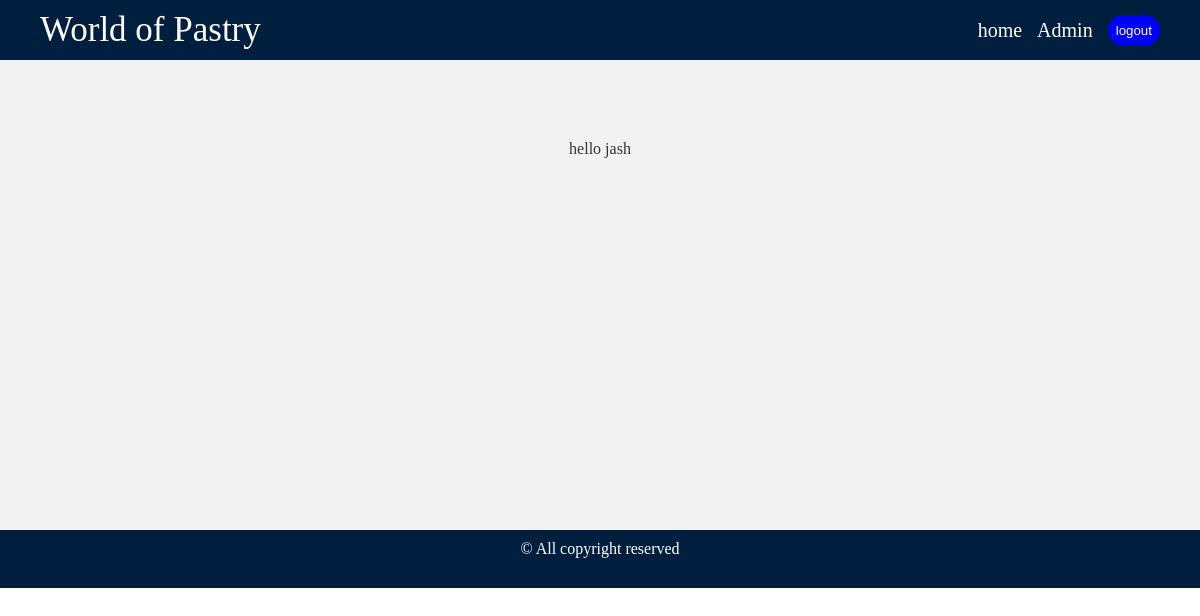
The app's page / (signed in), older data.
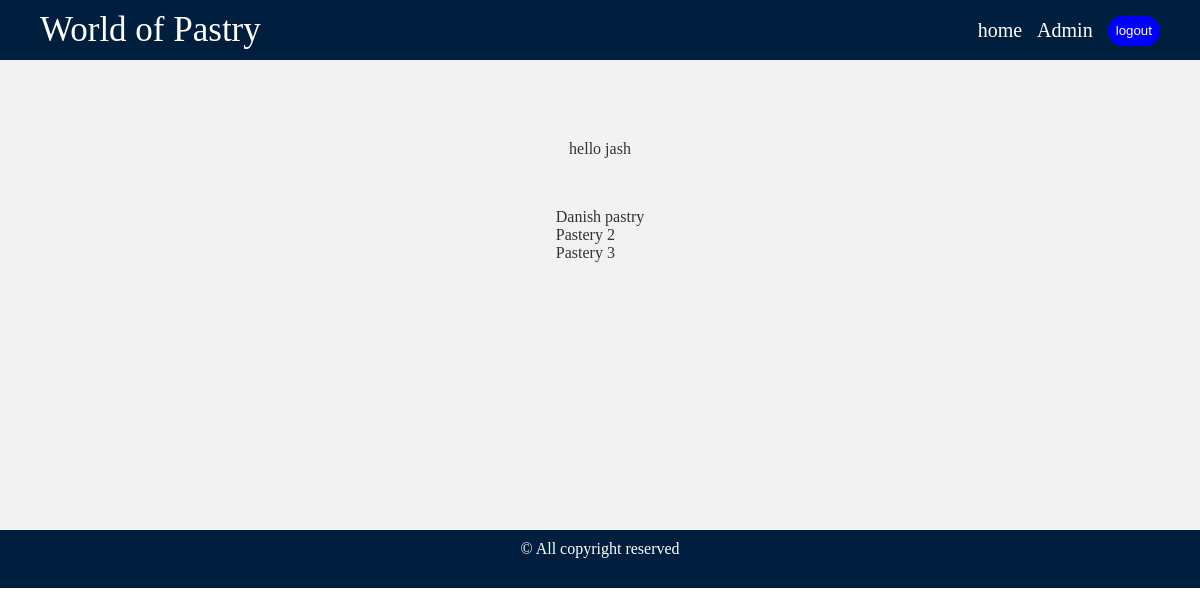
The same page, newer data.
### core/models.py (models this page shows, shortened)
class Pastry(models.Model):
    name = models.CharField(max_length=100)
    price = models.DecimalField(max_digits=10, decimal_places=2)

### core/views.py (the view)
# urls.py: path('',views.homePage,name='home'),
def homePage(request):
    pastrys = Pastry.objects.all()
    return render(request,'homepage.html',{'pastrys':pastrys})

### templates/homepage.html (shortened to what this page needs)
{% extends "base.html" %}
{% load static %}
{% block link %}
    <link rel="stylesheet" href="https://cdnjs.cloudflare.com/ajax/libs/font-awesome/6.4.2/css/all.min.css"
 />
    <link rel="stylesheet" href={% static 'css/base.css' %}>
    <link rel="stylesheet" href={% static 'css/homepage.css' %}>
{% endblock link %}
{% block content %}
    <main>
        {% if request.user.is_authenticated %}
            <div>hello {{user.username}}</div>
            <div>
                {% for pastrys in pastrys %}
                <div>{{pastrys.name}}</div>
                {% endfor %}
            </div>
        {%else%}
        <div class="homepageMssg">
            <h1>Greetings!</h1>
            <div class="mssg">Login inorder to see this page...</div>
            <a class="loginAnchor" href={% url "login" %}><button class="Login">login?</button></a>
        </div>
        {% endif %}
    </main>
{% endblock content %}

### templates/base.html (shortened to what this page needs)
<!DOCTYPE html>
<html lang="en">
<head>
    {% block link %}
    {% endblock link %}
</head>
<body>
    <header>
        <nav>
            <div class="logo">World of Pastry</div>
            <ul>
                <li><a href={% url 'home' %} class="after">home</a></li>
                <li><a href={% url 'admin:index' %} class="after">Admin</a></li>
                {% if request.user.is_authenticated %}
                    <li><a href={% url 'logout'  %} class="signin"><button>logout</button></a></li>
                {% else %}
                    <li><a href={% url 'register'  %} class="signin"><button>Register</button></a></li>
                {% endif %}
            </ul>
        </nav>
    </header>
{% block content %}
{% endblock content %}
<footer>
    <p>
        &copy All copyright reserved
    </p>
</footer>
</body>
</html>

### core/static/css/base.css (style rules this page uses)
* { margin: 0; padding: 0; }
body { scroll-behavior: smooth; }
nav { background-color: #001f3f; color:white; box-shadow: 0px 4px 4px rgba(0, 0, 0, 0.3); display: flex; align-items: center; justify-content: space-between; }
.logo { font-size: 35px; padding: 10px 0px; padding-left: 40px; }
nav ul { list-style: none; display: flex; align-items: center; gap: 15px; padding:10px 0; padding-right: 40px; color: white; }
nav ul li a { text-decoration: none; color: white ; position: relative; font-size: 20px; }
.after::after { content: ""; position: absolute; bottom: -5px; width: 100%; display: block; margin: auto; height: 2px; transform: scaleX(0); transform-origin: right; background-color: #fec86a; transition: transform 0.7s; }
nav ul li button { background-color: blue; border:none; border-radius:24px; padding:8px; color: white; transition: 0.7s ease-in-out; }
footer { background-color: #001f3f; padding-top: 10px; text-align: center; color: white; padding-bottom: 30px; }

### core/static/css/homepage.css (style rules this page uses)
main { background-color: #f2f2f2; color:#333333; display: flex; flex-direction: column; align-items: center; padding: 80px 50px; gap: 50px; box-sizing: border-box; height: 470px; }

Row changes from the older to the newer data that the page shows:
added Pastry: name "Danish pastry"
added Pastry: name "Pastery 2"
added Pastry: name "Pastery 3"
